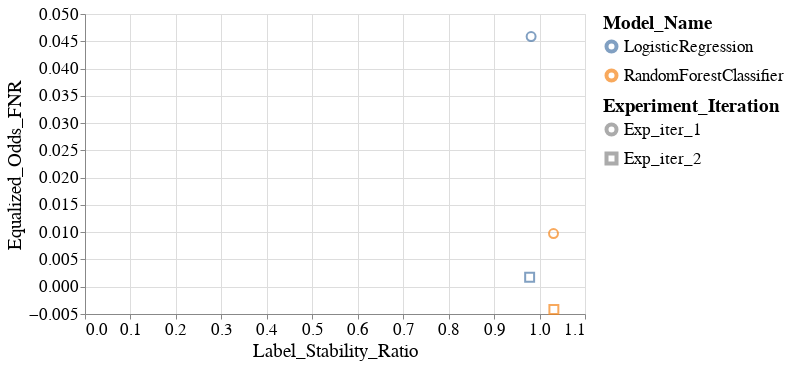

Notebook cell for this chart:
### Code cell
create_scatter_plot(melted_all_group_metrics_per_model_dct,
                    group='RAC1P',
                    fairness_metric_name='Equalized_Odds_FNR',
                    stability_metric_name='Label_Stability_Ratio',
                    alpha=0.0)

### Figure 1 — Vega-Lite specification as saved in the notebook (floating-point values rounded to 4 significant figures)
{"config": {"view": {"continuousWidth": 400, "continuousHeight": 300}, "axis": {"labelFontSize": 17, "labelFontWeight": "normal", "titleFontSize": 19, "titleFontWeight": "normal"}, "legend": {"labelFontSize": 17, "labelLimit": 200, "symbolStrokeWidth": 4, "titleFontSize": 19, "titleLimit": 220}, "title": {"fontSize": 17}}, "data": {"name": "data-2ac4672fb55b733c84ba2670522ab478"}, "mark": {"type": "point", "size": 60}, "encoding": {"color": {"field": "Model_Name", "type": "nominal"}, "shape": {"field": "Experiment_Iteration", "type": "nominal"}, "size": {"value": 80}, "x": {"field": "Label_Stability_Ratio", "type": "quantitative"}, "y": {"field": "Equalized_Odds_FNR", "type": "quantitative"}}, "height": 300, "width": 500, "$schema": "https://vega.github.io/schema/vega-lite/v4.17.0.json", "datasets": {"data-2ac4672fb55b733c84ba2670522ab478": [{"Model_Name": "LogisticRegression", "Experiment_Iteration": "Exp_iter_1", "Intervention_Param": 0.0, "Test_Set_Index": 0, "Group": "RAC1P", "Equalized_Odds_FNR": 0.04587, "Label_Stability_Ratio": 0.9815}, {"Model_Name": "LogisticRegression", "Experiment_Iteration": "Exp_iter_2", "Intervention_Param": 0.0, "Test_Set_Index": 0, "Group": "RAC1P", "Equalized_Odds_FNR": 0.001741, "Label_Stability_Ratio": 0.9782}, {"Model_Name": "RandomForestClassifier", "Experiment_Iteration": "Exp_iter_1", "Intervention_Param": 0.0, "Test_Set_Index": 0, "Group": "RAC1P", "Equalized_Odds_FNR": 0.009741, "Label_Stability_Ratio": 1.031}, {"Model_Name": "RandomForestClassifier", "Experiment_Iteration": "Exp_iter_2", "Intervention_Param": 0.0, "Test_Set_Index": 0, "Group": "RAC1P", "Equalized_Odds_FNR": -0.004182, "Label_Stability_Ratio": 1.032}]}}
